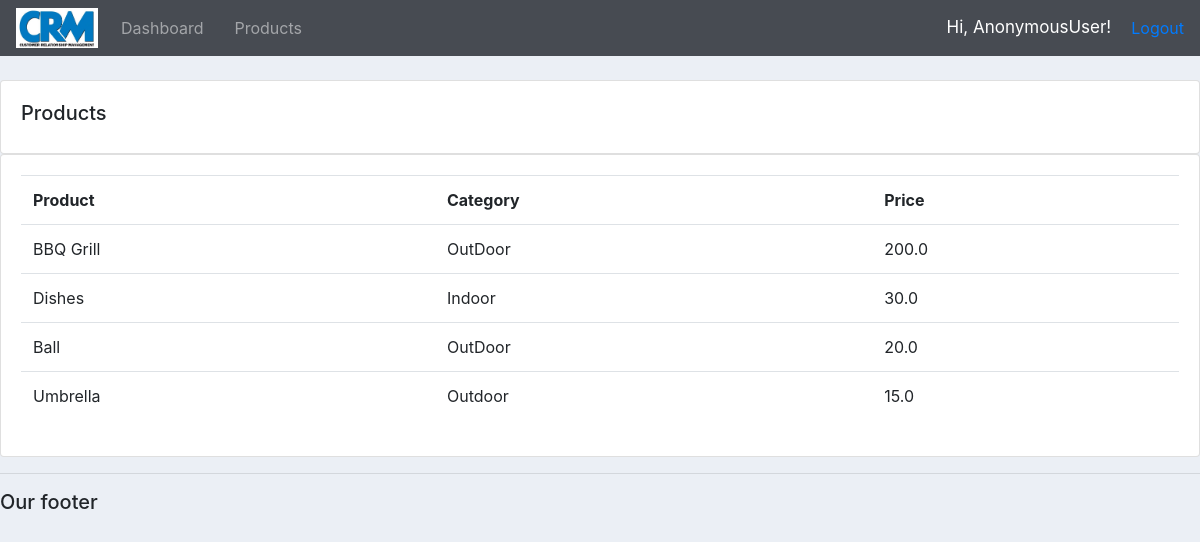
Screenshot of /products/ with the database file from the repository.
### accounts/models.py (models this page shows, shortened)
class Product(models.Model):
    CATEGORY = (
        ('Indoor', 'Indoor'),
        ('Outdoor', 'Outdoor')
    )
    name = models.CharField(max_length=64, null=True)
    price = models.FloatField(null=True)
    category = models.CharField(max_length=64, null=True, choices=CATEGORY)
    description = models.CharField(max_length=200, null=True, blank=True)
    date_created = models.DateTimeField(auto_now_add=True, null=True)
    tags = models.ManyToManyField(Tag)

### accounts/views.py (the view)
# urls.py: path('products/', views.products, name="products"),
def products(request):
    products = Product.objects.all()
    return render(request, 'accounts/products.html',{'products':products})

### accounts/templates/accounts/products.html
{% extends "accounts/main.html" %}
{% block content %}
  <br>
  <div class="row">
    <div class="col-md">
      <div class="card card-body">
        <h5>Products</h5>
      </div>
      <div class="card card-body">
        <table class="table">
          <tr>
            <th>Product</th>
            <th>Category</th>
            <th>Price</th>
          </tr>
          {% for i in products  %}
            <tr>
              <td>{{i.name}}</td>
              <td>{{i.category}}</td>
              <td>{{i.price}}</td>
            </tr>
          {% endfor %}
        </table>
      </div>
    </div>
  </div>
{% endblock %}

### static/css/main.css (style rules this page uses)
body { background-color: #ebeff5; }

### rows the page displays
Product: name "BBQ Grill", category "OutDoor", price "200.0"
Product: name "Dishes", category "Indoor", price "30.0"
Product: name "Ball", category "OutDoor", price "20.0"
Product: name "Umbrella", category "Outdoor", price "15.0"

### other values shown
{{ request.user }} "AnonymousUser"
